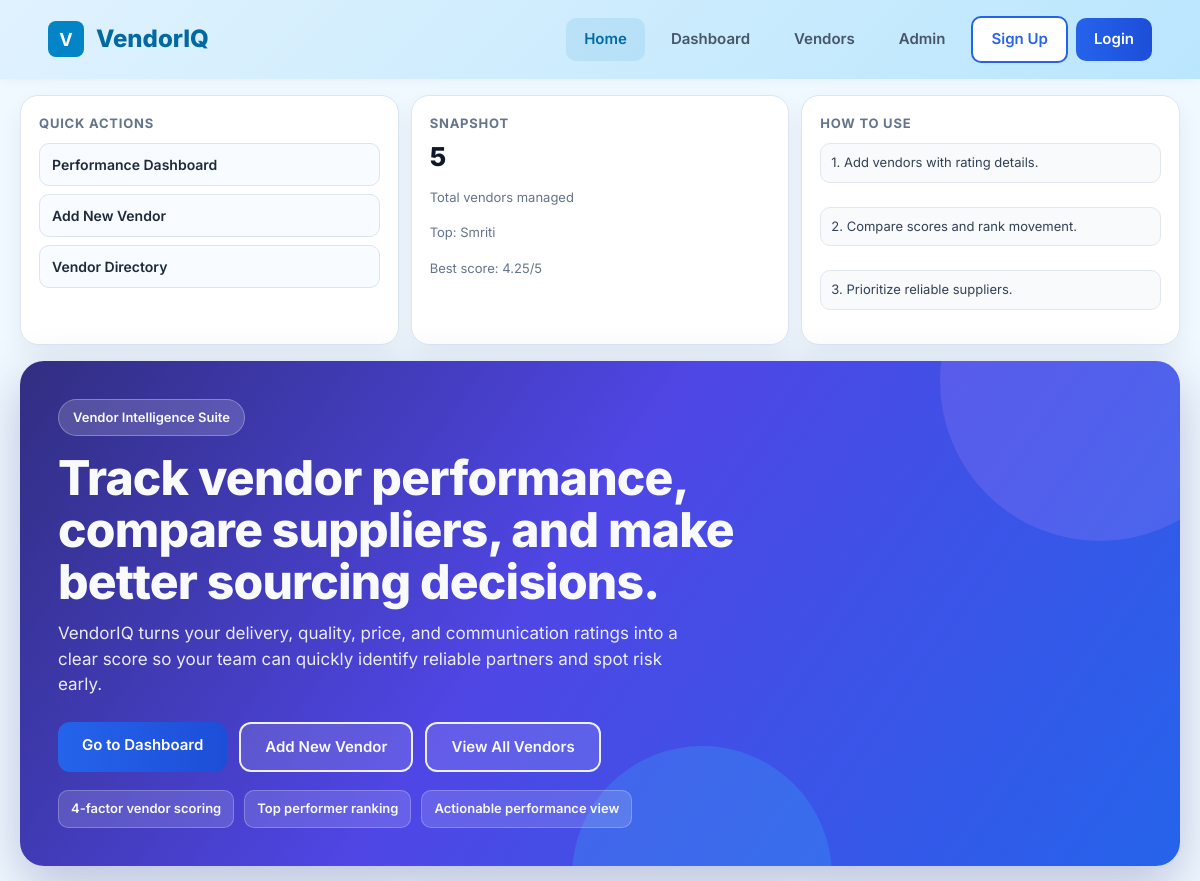
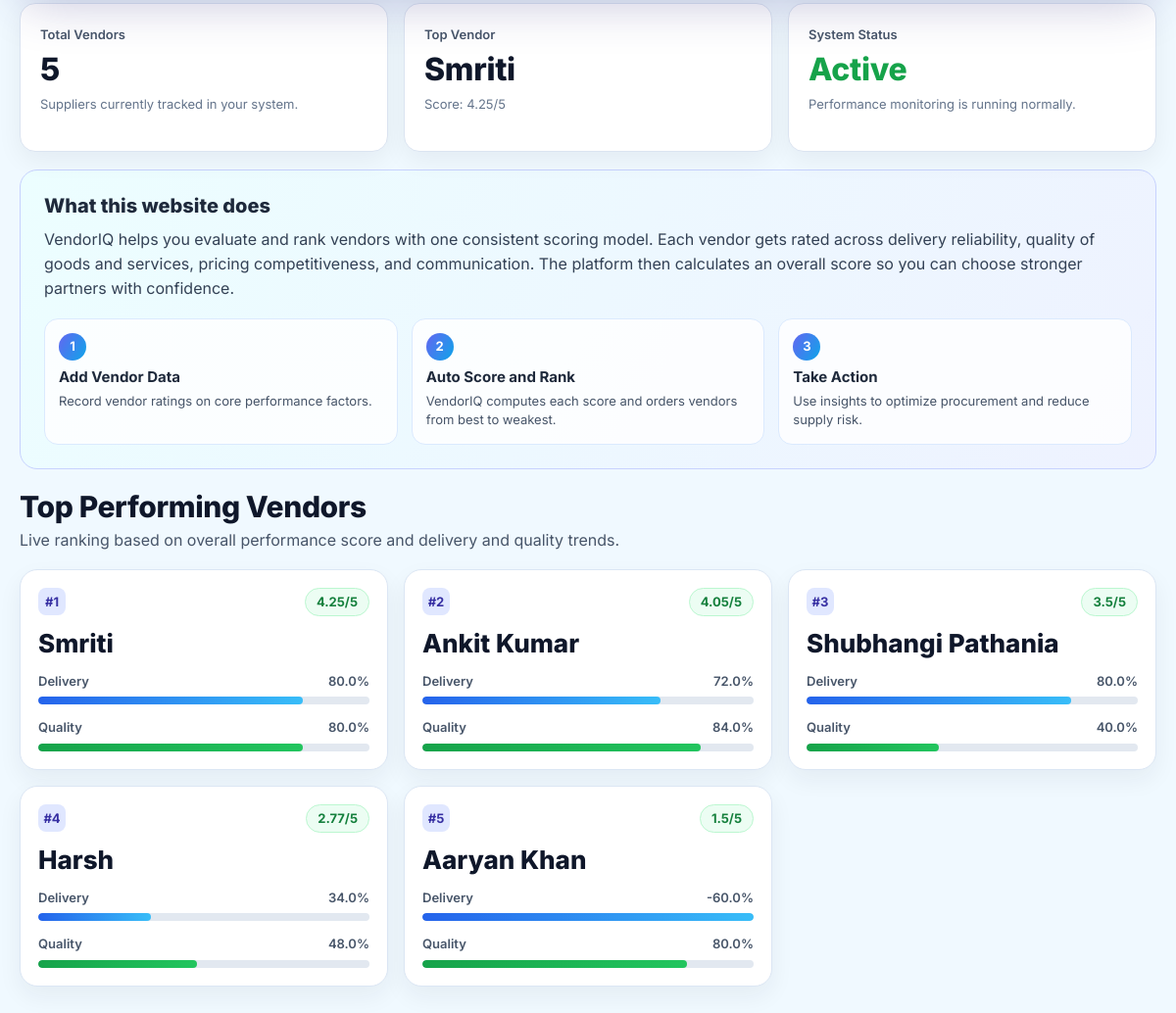
The page / on the database its author committed (2 pictures, top to bottom).
### vendor/models.py (models this page shows, shortened)
class Vendor(models.Model):
    name = models.CharField(
        max_length=100,
        unique=True,
        validators=[
            RegexValidator(
                regex=r"^[A-Za-z][A-Za-z\s&.'-]*$",
                message="Name must use letters and spaces only (no numbers).",
            )
        ],
    )
    delivery_rating = models.FloatField(
        default=0,
        help_text="1-5 scale",
        validators=[MinValueValidator(1), MaxValueValidator(5)],
    )
    quality_rating = models.FloatField(
        default=0,
        help_text="1-5 scale",
        validators=[MinValueValidator(1), MaxValueValidator(5)],
    )
    price_rating = models.FloatField(
        default=0,
        help_text="1-5 scale",
        validators=[MinValueValidator(1), MaxValueValidator(5)],
    )
    communication_rating = models.FloatField(
        default=0,
        help_text="1-5 scale",
        validators=[MinValueValidator(1), MaxValueValidator(5)],
    )
    created_at = models.DateTimeField(auto_now_add=True)
    updated_at = models.DateTimeField(auto_now=True)
    class Meta:
        constraints = [
            models.CheckConstraint(
                condition=Q(delivery_rating__gte=1, delivery_rating__lte=5),
                name="vendor_delivery_rating_range",
            ),
            models.CheckConstraint(
                condition=Q(quality_rating__gte=1, quality_rating__lte=5),
                name="vendor_quality_rating_range",
            ),
            models.CheckConstraint(
                condition=Q(price_rating__gte=1, price_rating__lte=5),
                name="vendor_price_rating_range",
            ),
            models.CheckConstraint(
                condition=Q(communication_rating__gte=1, communication_rating__lte=5),
                name="vendor_communication_rating_range",
            ),
        ]
    def vendor_score(self):
        return round(
            (self.delivery_rating +
             self.quality_rating +
             self.price_rating +
             self.communication_rating) / 4,2
        )

### vendor/views.py (the view)
# urls.py: path('', views.home, name='home'),
def home(request):
    vendors = list(Vendor.objects.all())
    vendors.sort(key=lambda v: v.vendor_score(), reverse=True)
    for index, vendor in enumerate(vendors, start=1):
        vendor.rank = index
        vendor.score = round(vendor.vendor_score(), 2)
        vendor.score_100 = round(vendor.vendor_score() * 20, 0)  # 1-5 scale to 0-100
        vendor.delivery_percent = round(vendor.delivery_rating * 20, 0)
        vendor.quality_percent = round(vendor.quality_rating * 20, 0)
        vendor.price_percent = round(vendor.price_rating * 20, 0)
        vendor.communication_percent = round(vendor.communication_rating * 20, 0)
    total_vendors = len(vendors)
    top_vendor = vendors[0] if vendors else None
    highest_score = top_vendor.score if top_vendor else 0
    top_three = vendors[:3]
    top_five = vendors[:5]
    chart_labels = [v.name for v in top_five]
    chart_scores = [v.score for v in top_five]
    context = {
        'total_vendors': total_vendors,
        'top_vendor': top_vendor,
        'highest_score': highest_score,
        'top_three': top_three,
        'vendors': vendors,
        'chart_labels': chart_labels,
        'chart_scores': chart_scores,
    }
    return render(request, 'vendor/home.html', context)

### vendor/templates/vendor/home.html (shortened to what this page needs)
{% extends 'base_landing.html' %}
{% block content %}
<div class="homepage">
    <div class="home-shell">
        <aside class="home-sidebar">
            <section class="side-card">
                <p class="side-title">Quick Actions</p>
                <div class="side-links">
                    <a href="{% url 'dashboard' %}" class="side-link">Performance Dashboard</a>
                    <a href="{% url 'add_vendor' %}" class="side-link">Add New Vendor</a>
                    <a href="{% url 'vendor_list' %}" class="side-link">Vendor Directory</a>
                </div>
            </section>
            <section class="side-card">
                <p class="side-title">Snapshot</p>
                <p class="side-value">{{ total_vendors }}</p>
                <p class="side-subtext">Total vendors managed</p>
                <p class="side-subtext">Top: {% if top_vendor %}{{ top_vendor.name }}{% else %}N/A{% endif %}</p>
                <p class="side-subtext">Best score: {{ highest_score }}/5</p>
            </section>
            <section class="side-card">
                <p class="side-title">How To Use</p>
                <div class="side-list">
                    <p class="side-item">1. Add vendors with rating details.</p>
                    <p class="side-item">2. Compare scores and rank movement.</p>
                    <p class="side-item">3. Prioritize reliable suppliers.</p>
                </div>
            </section>
        </aside>
        <div class="home-main">
            <section class="hero-card">
                <div class="hero-content">
                    <span class="hero-label">Vendor Intelligence Suite</span>
                    <h1 class="hero-title">Track vendor performance, compare suppliers, and make better sourcing decisions.</h1>
                    <p class="hero-subtitle">
                        VendorIQ turns your delivery, quality, price, and communication ratings into a clear score so your team can quickly identify reliable partners and spot risk early.
                    </p>
                    <div class="hero-actions">
                        <a href="{% url 'dashboard' %}" class="btn-primary-custom">Go to Dashboard</a>
                        <a href="{% url 'add_vendor' %}" class="btn-outline-custom">Add New Vendor</a>
                        <a href="{% url 'vendor_list' %}" class="btn-outline-custom">View All Vendors</a>
                    </div>
                    <div class="hero-chips">
                        <span class="hero-chip">4-factor vendor scoring</span>
                        <span class="hero-chip">Top performer ranking</span>
                        <span class="hero-chip">Actionable performance view</span>
                    </div>
                </div>
            </section>
            <section class="stat-grid">
                <article class="stat-card">
                    <p class="stat-label">Total Vendors</p>
                    <h2 class="stat-value">{{ total_vendors }}</h2>
                    <p class="stat-help">Suppliers currently tracked in your system.</p>
                </article>
                <article class="stat-card">
                    <p class="stat-label">Top Vendor</p>
                    <h2 class="stat-value">{% if top_vendor %}{{ top_vendor.name }}{% else %}N/A{% endif %}</h2>
                    <p class="stat-help">{% if top_vendor %}Score: {{ highest_score }}/5{% else %}No vendor ratings yet{% endif %}</p>
                </article>
                <article class="stat-card">
                    <p class="stat-label">System Status</p>
                    <h2 class="stat-value status-live">Active</h2>
                    <p class="stat-help">Performance monitoring is running normally.</p>
                </article>
            </section>
            <section class="overview-panel">
                <h3 class="overview-title">What this website does</h3>
                <p class="overview-copy">
                    VendorIQ helps you evaluate and rank vendors with one consistent scoring model. Each vendor gets rated across delivery reliability, quality of goods and services, pricing competitiveness, and communication. The platform then calculates an overall score so you can choose stronger partners with confidence.
                </p>
                <div class="workflow-grid">
                    <article class="workflow-step">
                        <span class="step-number">1</span>
                        <h4 class="step-title">Add Vendor Data</h4>
                        <p class="step-copy">Record vendor ratings on core performance factors.</p>
                    </article>
                    <article class="workflow-step">
                        <span class="step-number">2</span>
                        <h4 class="step-title">Auto Score and Rank</h4>
                        <p class="step-copy">VendorIQ computes each score and orders vendors from best to weakest.</p>
                    </article>
                    <article class="workflow-step">
                        <span class="step-number">3</span>
                        <h4 class="step-title">Take Action</h4>
                        <p class="step-copy">Use insights to optimize procurement and reduce supply risk.</p>
                    </article>
                </div>
            </section>
            <section>
                <h3 class="section-title">Top Performing Vendors</h3>
                <p class="section-subtitle">Live ranking based on overall performance score and delivery and quality trends.</p>
                {% if vendors %}
                <div class="vendor-grid">
                    {% for vendor in vendors %}
                    <article class="vendor-card">
                        <div class="vendor-head">
                            <span class="vendor-rank">#{{ vendor.rank }}</span>
                            <span class="vendor-score">{{ vendor.score }}/5</span>
                        </div>
                        <h4 class="vendor-name">{{ vendor.name }}</h4>
                        <div class="metric-row">
                            <div class="metric-line">
                                <span>Delivery</span>
                                <span>{{ vendor.delivery_percent }}%</span>
                            </div>
                            <div class="metric-track">
                                <div class="metric-fill delivery" style="width: {{ vendor.delivery_percent }}%"></div>
                            </div>
                        </div>
                        <div class="metric-row">
                            <div class="metric-line">
                                <span>Quality</span>
                                <span>{{ vendor.quality_percent }}%</span>
                            </div>
                            <div class="metric-track">
                                <div class="metric-fill quality" style="width: {{ vendor.quality_percent }}%"></div>
                            </div>
                        </div>
                    </article>
                    {% endfor %}
                </div>
                {% else %}
                <div class="empty-state">
                    <h3>No vendors added yet</h3>
                    <p>Start by adding your first vendor. Once ratings are entered, VendorIQ will instantly calculate scores and show rankings here.</p>
                    <a href="{% url 'add_vendor' %}" class="btn-primary-custom">Add Your First Vendor</a>
                </div>
                {% endif %}
            </section>
        </div>
    </div>
</div>
{% endblock %}

### vendor/templates/base_landing.html (shortened to what this page needs)
<!DOCTYPE html>
<html lang="en">
<head>
    <link href="https://cdn.jsdelivr.net/npm/bootstrap@5.3.2/dist/css/bootstrap.min.css" rel="stylesheet">
</head>
<body>
<nav class="landing-nav">
    <div class="brand">
        <div class="brand-icon">V</div>
        <span>VendorIQ</span>
    </div>
    <div class="nav-links">
        <a href="{% url 'home' %}" class="active">Home</a>
        <a href="{% url 'dashboard' %}">Dashboard</a>
        <a href="{% url 'vendor_list' %}">Vendors</a>
        <a href="/admin/">Admin</a>
        <a href="{% url 'signup' %}" class="nav-btn-outline">Sign Up</a>
        <a href="{% url 'login' %}" class="nav-btn">Login</a>
    </div>
</nav>
<main class="landing-main">
    {% block content %}{% endblock %}
</main>
</body>
</html>

### vendor/templates/base_landing.html (style rules this page uses)
* { margin:0; padding:0; box-sizing:border-box; }
body { font-family: 'Inter', sans-serif; background: #f0f9ff; color: #1e293b; }
.landing-nav { background: linear-gradient(135deg, #e0f2fe 0%, #bae6fd 100%); padding: 16px 48px; display: flex; justify-content: space-between; align-items: center; box-shadow: 0 2px 10px rgba(0,0,0,0.04); }
.landing-nav .brand { display: flex; align-items: center; gap: 12px; font-size: 24px; font-weight: 800; color: #0369a1; }
.landing-nav .brand-icon { width: 36px; height: 36px; background: #0284c7; border-radius: 8px; display: flex; align-items: center; justify-content: center; color: white; font-weight: bold; font-size: 18px; }
.landing-nav .nav-links { display: flex; align-items: center; gap: 8px; }
.landing-nav .nav-links a { padding: 10px 18px; text-decoration: none; color: #475569; font-weight: 600; font-size: 15px; border-radius: 10px; transition: 0.2s; }
.landing-nav .nav-links a:hover, .landing-nav .nav-links a.active { color: #0369a1; background: rgba(2,132,199,0.1); }
.landing-main { max-width: 1280px; margin: 0 auto; padding: 0 48px 60px; }
.landing-main .btn-primary-custom { padding: 12px 24px; border-radius: 12px; background: linear-gradient(90deg, #2563eb, #1d4ed8); color: white; font-weight: 600; font-size: 15px; border: none; text-decoration: none; cursor: pointer; display: inline-block; transition: 0.2s; }
.landing-main .btn-outline-custom { padding: 12px 24px; border-radius: 12px; background: white; color: #2563eb; font-weight: 600; font-size: 15px; border: 2px solid #2563eb; text-decoration: none; cursor: pointer; display: inline-block; transition: 0.2s; }
.nav-btn { padding: 10px 20px; border-radius: 10px; background: linear-gradient(90deg, #2563eb, #1d4ed8); color: white !important; font-weight: 600; font-size: 15px; border: none; cursor: pointer; transition: 0.2s; text-decoration: none; display: inline-block; }
.nav-btn-outline { padding: 10px 20px; border-radius: 10px; background: white; color: #2563eb !important; font-weight: 600; font-size: 15px; border: 2px solid #2563eb; cursor: pointer; transition: 0.2s; text-decoration: none; display: inline-block; }

### rows shown on the page
Vendor: name "Smriti", rank "1", score "4.25", delivery_percent "80.0", quality_percent "80.0"
Vendor: rank "2", score "4.05", name "Ankit Kumar", delivery_percent "72.0", quality_percent "84.0"
Vendor: rank "3", score "3.5", name "Shubhangi Pathania", delivery_percent "80.0", quality_percent "40.0"
Vendor: rank "4", score "2.77", name "Harsh", delivery_percent "34.0", quality_percent "48.0"
Vendor: rank "5", score "1.5", name "Aaryan Khan", delivery_percent "-60.0", quality_percent "80.0"

### other values the page prints
{{ total_vendors }} "5"
{{ highest_score }} "4.25"
